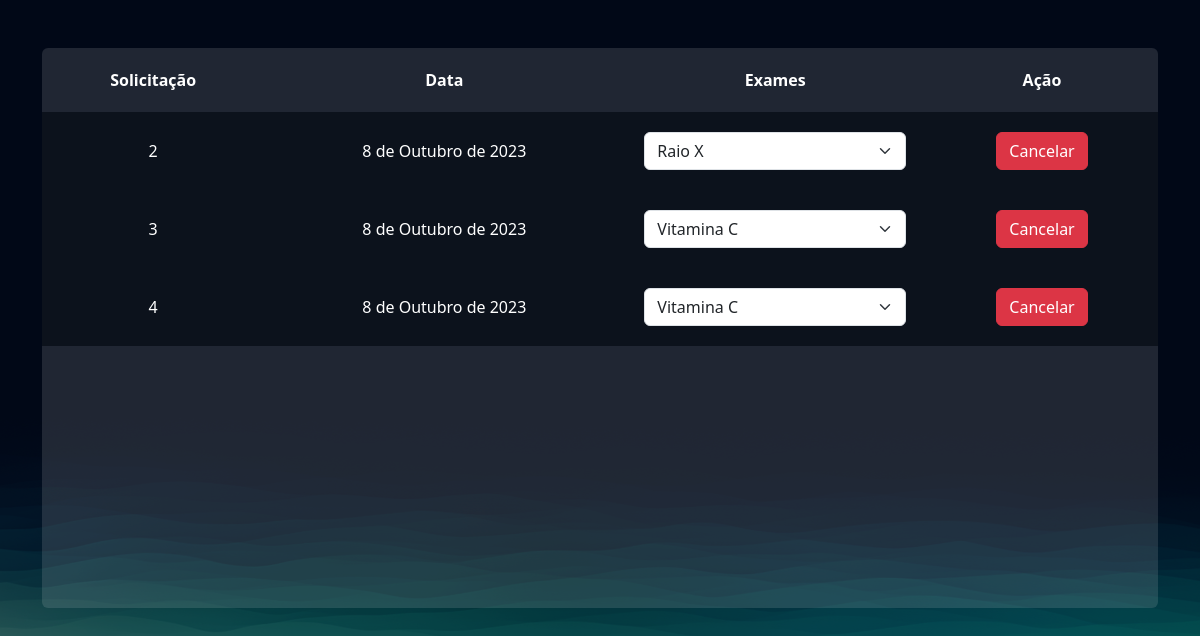
The app's page /exams/manage_orders/ (signed in) with its own data.
### exams/models.py (models this page shows, shortened)
class ExaminationOrders(models.Model):
    user = models.ForeignKey(User, on_delete=models.DO_NOTHING)
    exams = models.ManyToManyField(MedicalTestInquiries)
    scheduled = models.BooleanField(default=True)
    date = models.DateField()

### exams/views.py (the view)
# urls.py: path('manage_orders/', views.manage_orders, name="manage_orders"),
@login_required
def manage_orders(request):
    exams_orders = ExaminationOrders.objects.filter(user=request.user)
    return render(request, 'manage_orders.html',
                  {'exams_orders': exams_orders})

### exams/templates/manage_orders.html (shortened to what this page needs)
{% extends "bases/base.html" %}
{% load static %}
{% block 'head' %}
    <link href="{% static 'exams/css/exams.css' %}" rel="stylesheet">
    <link href="{% static 'exams/css/manage_order.css' %}" rel="stylesheet">
{% endblock 'head' %}
{% block 'content' %}
    <br>
    <br>
    <div class="container">
        <div class="card card-view">
            <table>
                <tr>
                  <th>Solicitação</th>
                  <th>Data</th>
                  <th>Exames</th>
                  <th>Ação</th>
                </tr>
                {% for orders in exams_orders %}
                    <tr class="table-line">
                        <td>{{orders.id}}</td>
                        <td>{{orders.date}}</td>
                        <td>
                            <select class="form-select">
                                {% for exam in orders.exams.all %}
                                    <option style="color: black"  value="">{{exam.exam.name}}</option>
                                {% endfor %}
                            </select>
                        </td>
                        <td>
                            <a href="{% url "cancel_orders" orders.id %}"  class="btn btn-danger {% if not orders.scheduled %} disabled {% endif %}">Cancelar</a>
                        </td>
                    </tr>
                {% endfor %}
              </table>
        </div>
    </div>
{% endblock 'content' %}

### templates/static/geral/css/base.css (style rules this page uses)
:root { --main-color: #151C34; --dark-color: #0C121C ; --light-color: #6DE6EE; --contrast-color: #f4c96b; --differential-color: #066668; }
* { color: white }

### templates/static/exams/css/exams.css (style rules this page uses)
body { background-image: url('/static/users/img/bg2.png'); background-size: cover; }
.card { background-color: rgba(217, 217, 217, .14); color: white; padding: 15px; }

### templates/static/exams/css/manage_order.css (style rules this page uses)
.table-line { background-color: var(--dark-color); height: 20px; }
td, th { padding: 20px; }
.card-view { text-align: center; padding: 0; border: none; height: 70vh; }

### records on screen
ExaminationOrders: id "2", date "8 de Outubro de 2023"
ExaminationOrders: id "3", date "8 de Outubro de 2023"
ExaminationOrders: id "4", date "8 de Outubro de 2023"

### other values on screen
form field value "Raio X"
form field value "Vitamina C"
